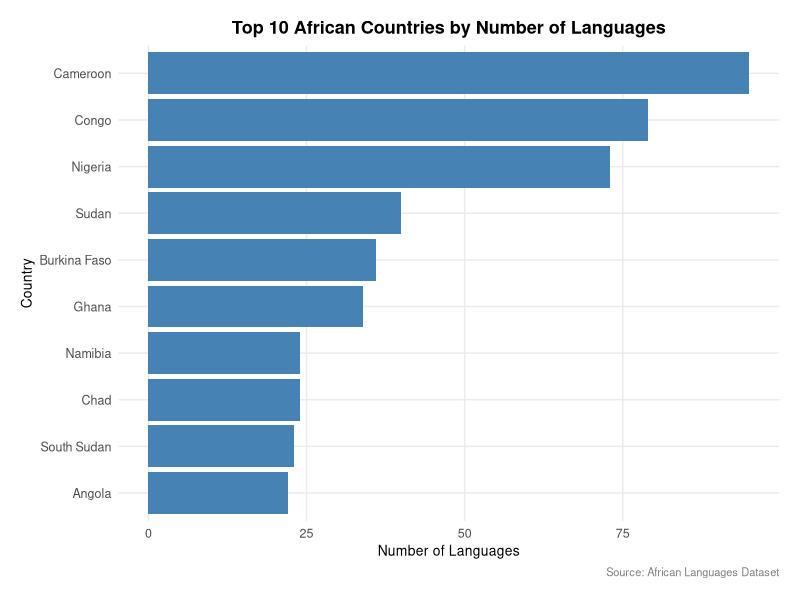
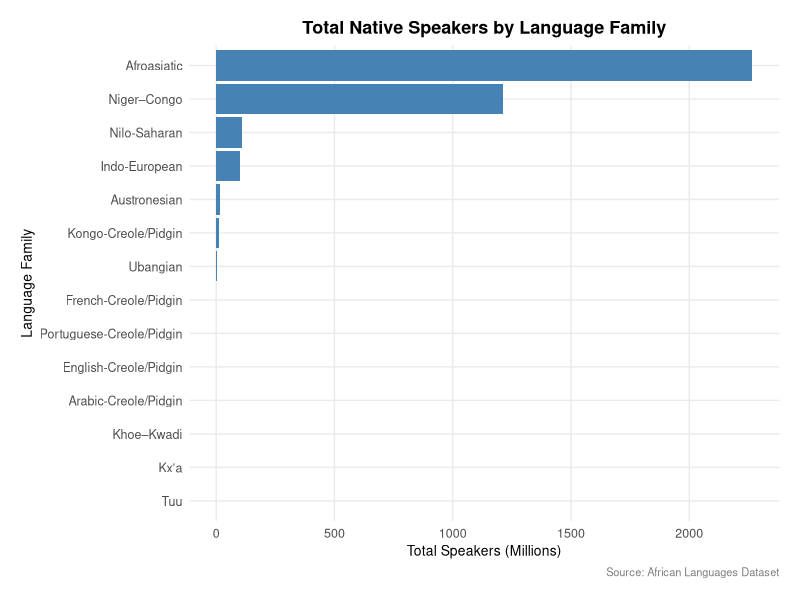
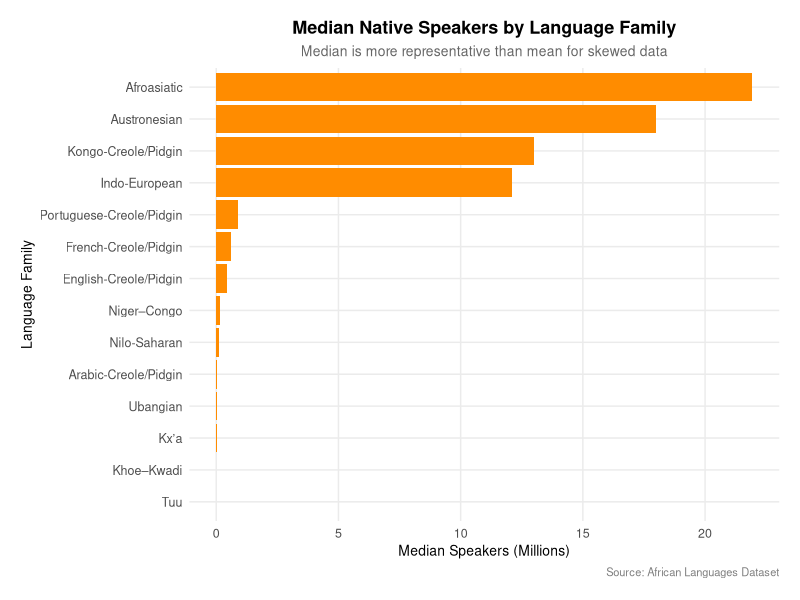
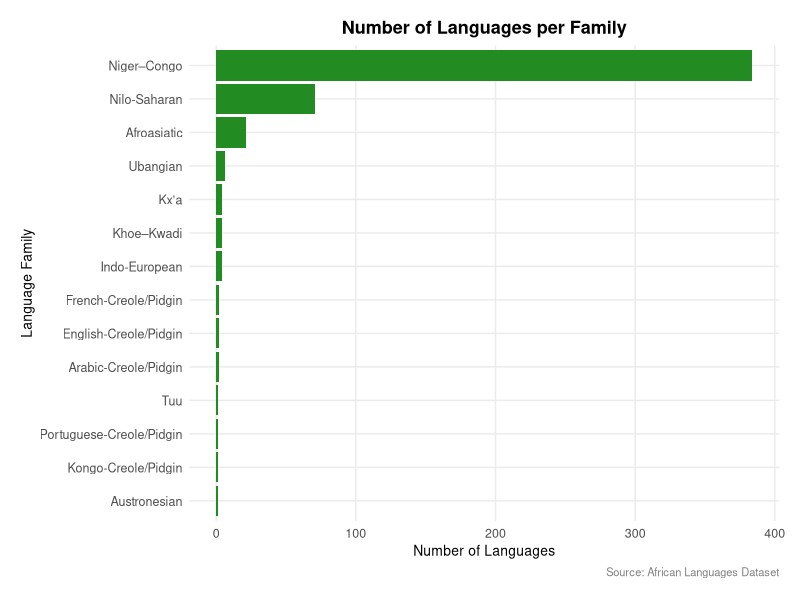
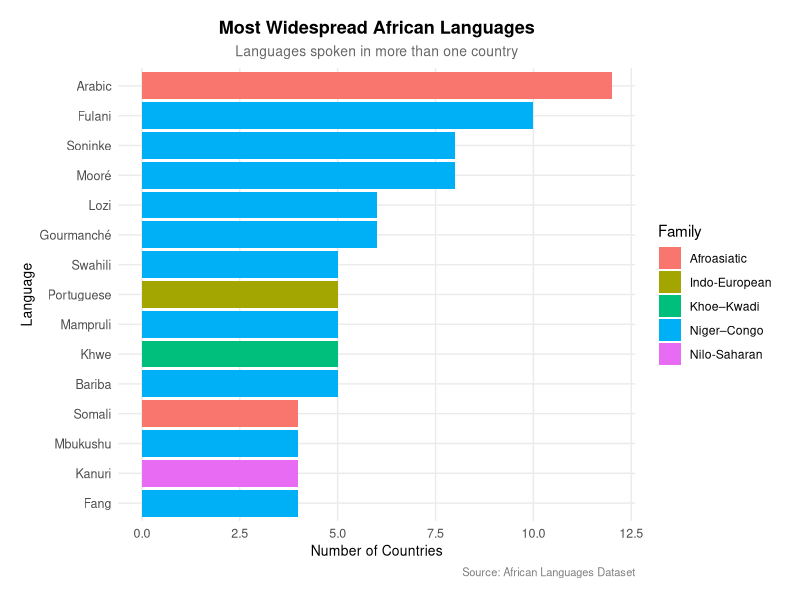
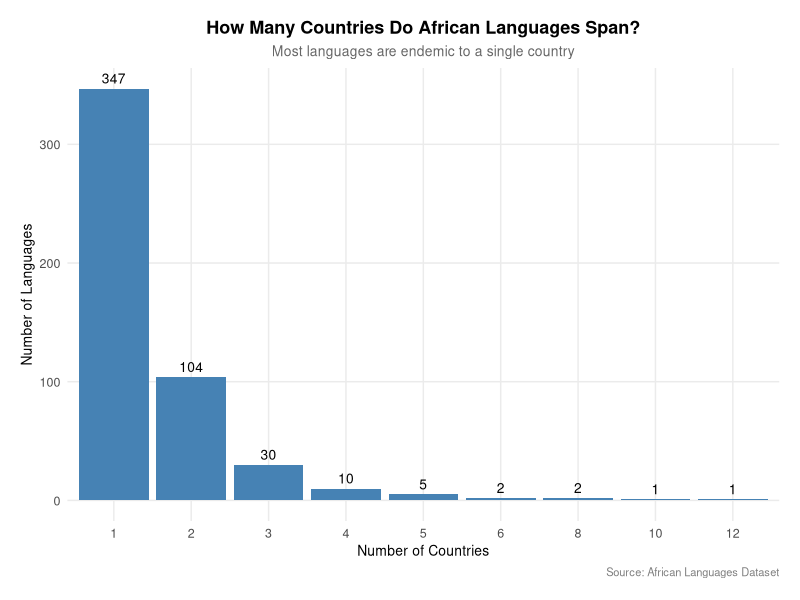
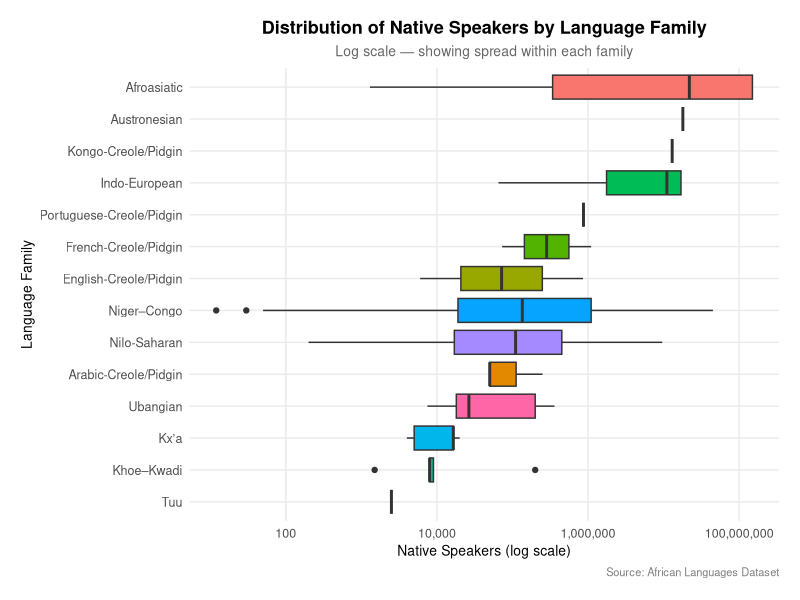
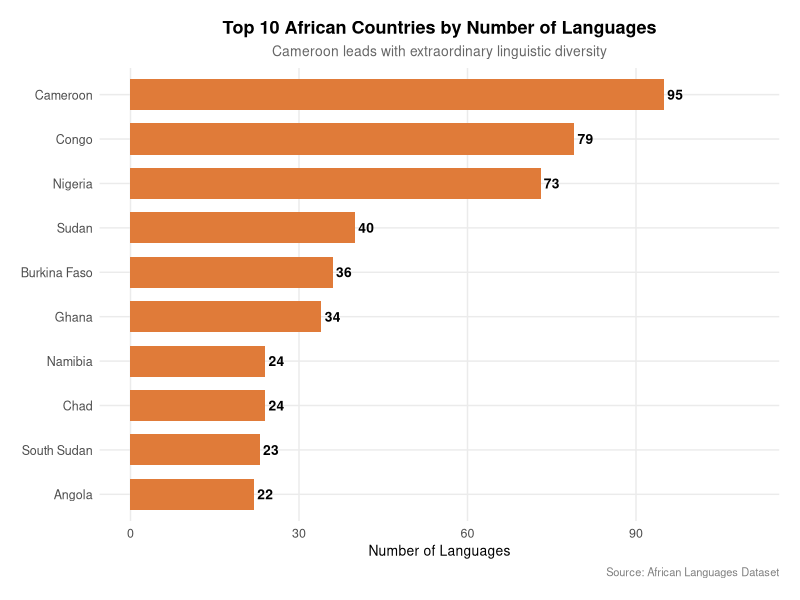

Source code (R) for these figures, in order:
library(tidyverse)
library(patchwork)

data <- read_csv("data/africa_languages.csv", locale = locale(encoding = "UTF-8"))
glimpse(data)

# Define a custom theme — run this once at the top of your script
theme_african <- theme_minimal() +
  theme(
    plot.title    = element_text(size = 13, face = "bold", hjust = 0.5),
    plot.subtitle = element_text(size = 10, hjust = 0.5, color = "grey40"),
    plot.caption  = element_text(size = 8, hjust = 1, color = "grey50"),
    axis.title    = element_text(size = 10),
    axis.text     = element_text(size = 9),
    panel.grid.minor = element_blank(),  # remove minor gridlines
    plot.margin   = margin(15, 15, 15, 15)  # padding around the plot
  )

# Data Cleaning Phase -----------------------------------------------------


#checking if the data is uploaded while maintaining the original format of the language names
data %>% 
  filter(language %in% c("Buru-Angwe","ǂKxʼaoǁʼae", "Bomboli–Bozaba",
                         "Ekoka ǃKung","Feʼfeʼ","Ghomalaʼ","Gourmanché",
                         "Juǀʼhoan","Kwaʼ","Mbəʼ","Mooré","Nanerigé",
                         "Ndaʼndaʼ","Ngaʼka","Oluʼbo")) %>% 
  select(language,family,country)

data %>% 
  count(family,sort = TRUE)

#Lets find duplicates from the original data

data %>% 
  group_by(language,country) %>% 
  filter(n()>1) %>% 
  arrange(language,country) %>% 
  select(language,family,country,native_speakers)

#Assigning the correct Family for each language
data_clean<- data %>% 
  mutate(family=case_when(
    language=="Shabo" ~ "Nilo-Saharan",
    language=="Bozo" ~ "Niger–Congo",
    language=="Kituba" ~ "Kongo-Creole/Pidgin",
    language=="Nubi" ~ "Arabic-Creole/Pidgin",
    language=="Juba Arabic" ~ "Arabic-Creole/Pidgin",
    language=="Krio" ~ "English-Creole/Pidgin",
    language=="Pichinglis" ~ "English-Creole/Pidgin",
    language=="Mauritian Creole" ~ "French-Creole/Pidgin",
    language=="Seychellois Creole" ~ "French-Creole/Pidgin",
    language=="Cape Verdean Creole" ~ "Portuguese-Creole/Pidgin",
    family=="Afro-Asiatic" ~ "Afroasiatic",
    TRUE ~ family
  )) %>% 
  distinct(language, country, .keep_all = TRUE) #removing duplicated rows
glimpse(data_clean)

#clean family distribution
data_clean %>% 
  count(family,sort = TRUE)

#Confirm row count — should be 760 (796 minus 36 duplicate)
nrow(data)
nrow(data_clean)

# Save so you don't have to redo cleaning every session
write_csv(data_clean, "data/africa_languages_clean.csv")



# Exploratory Data Analysis -----------------------------------------------

#How many unique languages and countries do we have?

data_clean %>% 
  summarise(
    total_languages=n_distinct(language),
    total_countries=n_distinct(country),
    total_families=n_distinct(family)
  )


#1. Which country in Africa has the largest number of spoken languages --------

data_clean %>% 
  group_by(country) %>% 
  summarise(num_languages=n_distinct(language)) %>% 
  arrange(desc(num_languages)) %>% 
  slice_head(n=10)#top 10 countries



data_clean %>%
  group_by(country) %>%
  summarise(num_languages = n_distinct(language)) %>%
  arrange(desc(num_languages)) %>%
  slice_head(n = 10) %>%
  ggplot(aes(x = reorder(country, num_languages), y = num_languages)) +
  geom_col(fill = "steelblue") +
  coord_flip() +
  labs(
    title = "Top 10 African Countries by Number of Languages",
    x = "Country",
    y = "Number of Languages",
    caption = "Source: African Languages Dataset"
  ) +
  theme_african


# Which family of languages has the highest density of speakers? ----------

data_clean %>%
  group_by(family) %>%
  summarise(
    total_speakers  = sum(native_speakers),
    median_speakers = median(native_speakers),
    num_languages   = n_distinct(language)
  ) %>%
  arrange(desc(total_speakers))

# 1. Graph for Total speakers by family
data_clean %>%
  group_by(family) %>%
  summarise(total_speakers = sum(native_speakers)) %>%
  arrange(desc(total_speakers)) %>%
  ggplot(aes(x = reorder(family, total_speakers), y = total_speakers / 1e6)) +
  geom_col(fill = "steelblue") +
  coord_flip() +
  labs(
    title = "Total Native Speakers by Language Family",
    x = "Language Family",
    y = "Total Speakers (Millions)",
    caption = "Source: African Languages Dataset"
  ) +
  theme_african

# 2. Median speakers by family — fairer comparison
data_clean %>%
  group_by(family) %>%
  summarise(median_speakers = median(native_speakers)) %>%
  arrange(desc(median_speakers)) %>%
  ggplot(aes(x = reorder(family, median_speakers), y = median_speakers / 1e6)) +
  geom_col(fill = "darkorange") +
  coord_flip() +
  labs(
    title = "Median Native Speakers by Language Family",
    subtitle = "Median is more representative than mean for skewed data",
    x = "Language Family",
    y = "Median Speakers (Millions)",
    caption = "Source: African Languages Dataset"
  ) +
  theme_african


# 3. Number of languages per family
data_clean %>%
  group_by(family) %>%
  summarise(num_languages = n_distinct(language)) %>%
  arrange(desc(num_languages)) %>%
  ggplot(aes(x = reorder(family, num_languages), y = num_languages)) +
  geom_col(fill = "forestgreen") +
  coord_flip() +
  labs(
    title = "Number of Languages per Family",
    x = "Language Family",
    y = "Number of Languages",
    caption = "Source: African Languages Dataset"
  ) +
  theme_african



# Are there any languages that cut across multiple countries? -------------

data_clean %>%
  group_by(language) %>%
  summarise(
    num_countries = n_distinct(country),
    countries = paste(sort(unique(country)), collapse = ", "),
    family = first(family)
  ) %>%
  filter(num_countries > 1) %>%
  arrange(desc(num_countries))




data_clean %>%
  group_by(language) %>%
  summarise(
    num_countries = n_distinct(country),
    family = first(family)
  ) %>%
  filter(num_countries > 1) %>%
  arrange(desc(num_countries)) %>%
  slice_head(n = 15) %>%
  ggplot(aes(x = reorder(language, num_countries), 
             y = num_countries,
             fill = family)) +
  geom_col() +
  coord_flip() +
  labs(
    title = "Most Widespread African Languages",
    subtitle = "Languages spoken in more than one country",
    x = "Language",
    y = "Number of Countries",
    fill = "Family",
    caption = "Source: African Languages Dataset"
  ) +
  theme_african




#languages spoken in only 1 country
data_clean %>%
  group_by(language) %>%
  summarise(num_countries = n_distinct(country)) %>%
  count(num_countries) %>%
  arrange(desc(num_countries))


data_clean %>%
  group_by(language) %>%
  summarise(num_countries = n_distinct(country)) %>%
  count(num_countries) %>%
  ggplot(aes(x = factor(num_countries), y = n)) +
  geom_col(fill = "steelblue") +
  geom_text(aes(label = n), vjust = -0.5, size = 3.5) +
  labs(
    title = "How Many Countries Do African Languages Span?",
    subtitle = "Most languages are endemic to a single country",
    x = "Number of Countries",
    y = "Number of Languages",
    caption = "Source: African Languages Dataset"
  ) +
  theme_african

data_clean %>%
  ggplot(aes(x = reorder(family, native_speakers, median), 
             y = native_speakers,
             fill = family)) +
  geom_boxplot(show.legend = FALSE) +
  scale_y_log10(labels = scales::comma) +
  coord_flip() +
  labs(
    title = "Distribution of Native Speakers by Language Family",
    subtitle = "Log scale — showing spread within each family",
    x = "Language Family",
    y = "Native Speakers (log scale)",
    caption = "Source: African Languages Dataset"
  ) +
  theme_african


# African-inspired colour palette
africa_colours <- c(
  "Niger–Congo"              = "#E07B39",  # warm orange
  "Nilo-Saharan"             = "#4A90A4",  # steel blue
  "Afroasiatic"              = "#C0392B",  # deep red
  "Indo-European"            = "#7D3C98",  # purple
  "Khoe–Kwadi"               = "#27AE60",  # green
  "Kxʼa"                     = "#2ECC71",  # light green
  "Ubangian"                 = "#F39C12",  # amber
  "Tuu"                      = "#1ABC9C",  # teal
  "Austronesian"             = "#3498DB",  # blue
  "Kongo-Creole/Pidgin"      = "#E74C3C",  # red
  "Arabic-Creole/Pidgin"     = "#D4AC0D",  # gold
  "English-Creole/Pidgin"    = "#85929E",  # grey
  "French-Creole/Pidgin"     = "#5D6D7E",  # dark grey
  "Portuguese-Creole/Pidgin" = "#A04000"   # brown
)


p1 <- data_clean %>%
  group_by(country) %>%
  summarise(num_languages = n_distinct(language)) %>%
  arrange(desc(num_languages)) %>%
  slice_head(n = 10) %>%
  ggplot(aes(x = reorder(country, num_languages), y = num_languages)) +
  geom_col(fill = "#E07B39", width = 0.7) +
  geom_text(aes(label = num_languages), 
            hjust = -0.2, size = 3.5, fontface = "bold") +
  coord_flip() +
  scale_y_continuous(limits = c(0, 110)) +  # make room for labels
  labs(
    title    = "Top 10 African Countries by Number of Languages",
    subtitle = "Cameroon leads with extraordinary linguistic diversity",
    x        = NULL,  # no axis title needed — countries are self-explanatory
    y        = "Number of Languages",
    caption  = "Source: African Languages Dataset"
  ) +
  theme_african

p1




p2 <- data_clean %>%
  group_by(language) %>%
  summarise(
    num_countries = n_distinct(country),
    family = first(family)
  ) %>%
  filter(num_countries > 1) %>%
  arrange(desc(num_countries)) %>%
  slice_head(n = 15) %>%
  ggplot(aes(x = reorder(language, num_countries), 
             y = num_countries,
             fill = family)) +
  geom_col(width = 0.7) +
  geom_text(aes(label = num_countries), 
            hjust = -0.2, size = 3.5, fontface = "bold") +
  coord_flip() +
  scale_fill_manual(values = africa_colours) +
  scale_y_continuous(limits = c(0, 14)) +
  labs(
    title    = "Most Widespread African Languages",
    subtitle = "Top 15 languages by number of countries spanned",
    x        = NULL,
    y        = "Number of Countries",
    fill     = "Language Family",
    caption  = "Source: African Languages Dataset"
  ) +
  theme_african +
  theme(legend.position = "bottom",
        legend.text = element_text(size = 8))

p2


p3 <- data_clean %>%
  ggplot(aes(x = reorder(family, native_speakers, median), 
             y = native_speakers,
             fill = family)) +
  geom_boxplot(show.legend = FALSE, alpha = 0.8) +
  scale_y_log10(labels = scales::comma) +
  scale_fill_manual(values = africa_colours) +
  coord_flip() +
  labs(
    title    = "Native Speaker Distribution by Language Family",
    subtitle = "Log scale — showing spread and outliers within each family",
    x        = NULL,
    y        = "Native Speakers (log scale)",
    caption  = "Source: African Languages Dataset"
  ) +
  theme_african

p3


# Combine all three charts into one figure
combined_plot <- p1 / p2 / p3 +
  plot_annotation(
    title    = "African Languages — A Statistical Overview",
    subtitle = "Diversity, spread and speaker distribution across the continent",
    caption  = "Source: African Languages Dataset",
    theme    = theme(
      plot.title    = element_text(size = 16, face = "bold", hjust = 0.5),
      plot.subtitle = element_text(size = 11, hjust = 0.5, color = "grey40"),
      plot.caption  = element_text(size = 8, hjust = 1, color = "grey50")
    )
  )

# Save it as a high resolution image
ggsave("figures/african_languages_overview.png", 
       combined_plot, 
       width = 12, height = 18, dpi = 300)
